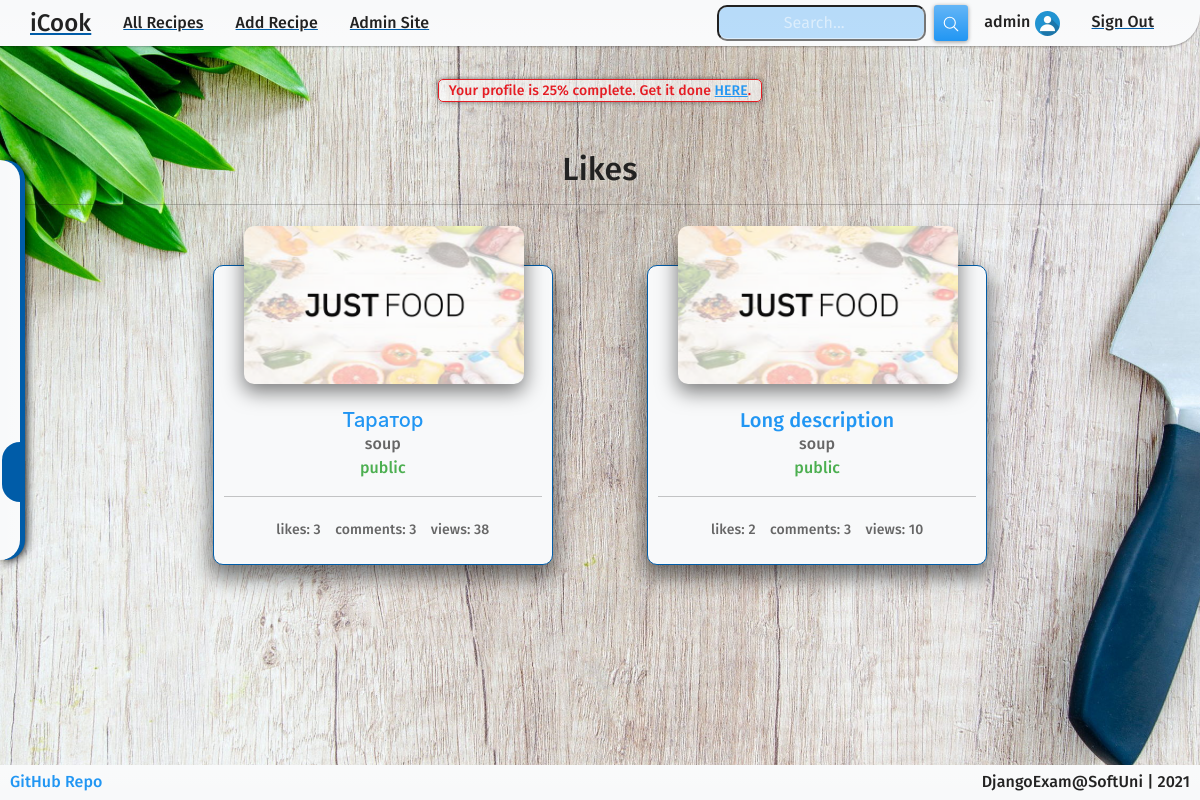
The app's page /profile/liked-recipes/ (signed in), older data.
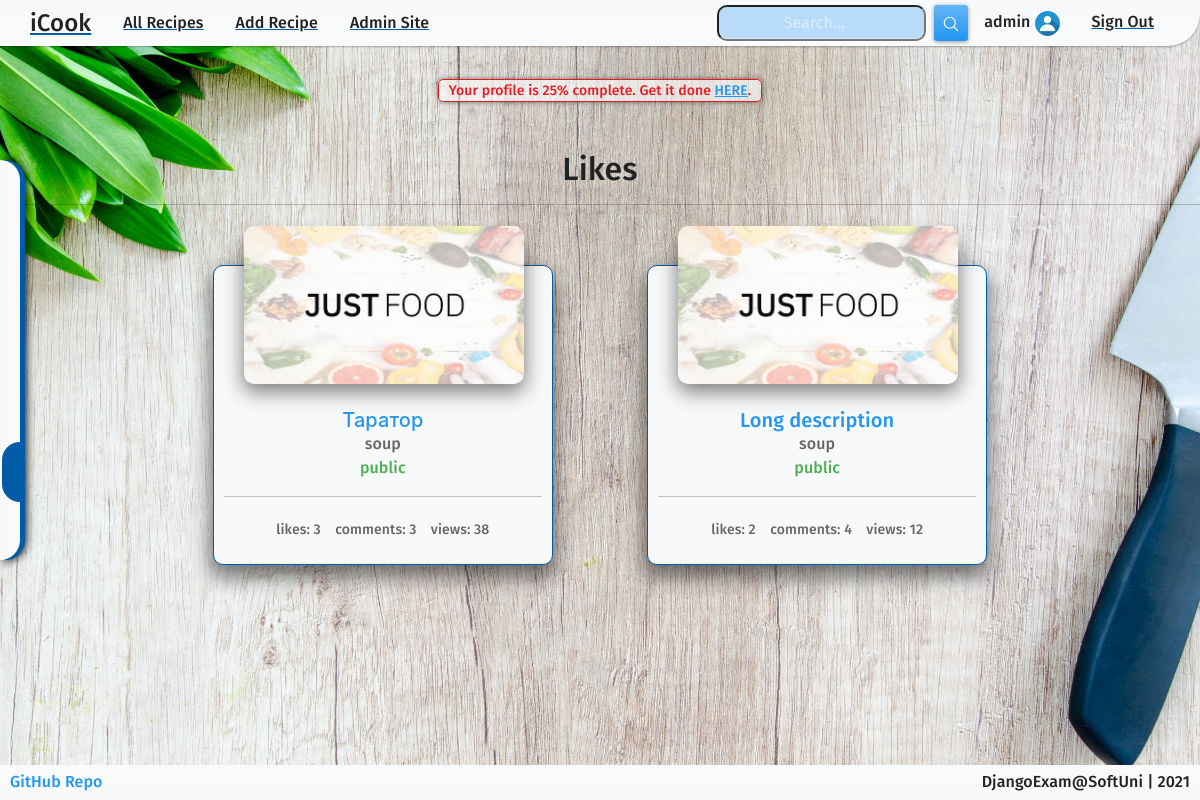
The same page, newer data.
### LetsCook/auth_icook/models.py (models this page shows)
class ICookUser(AbstractBaseUser, PermissionsMixin):
    email = models.EmailField(
        unique=True,
    )
    is_staff = models.BooleanField(
        default=False,
    )
    is_active = models.BooleanField(
        default=False,
    )
    date_joined = models.DateTimeField(
        auto_now_add=True,
    )
    USERNAME_FIELD = 'email'
    objects = ICookUserManager()

### LetsCook/profiles/models.py (models this page shows, shortened)
class Profile(models.Model):
    user = models.OneToOneField(
        UserModel,
        on_delete=models.CASCADE,
        primary_key=True,
    )
    username = models.CharField(
        max_length=20,
    )
    first_name = models.CharField(
        max_length=30,
        blank=True,
    )
    last_name = models.CharField(
        max_length=30,
        blank=True,
    )
    image = ResizedImageField(
        size=[200, 200],
        crop=['middle', 'center'],
        upload_to='profiles',
        blank=True,
        null=True,
    )
    dark_theme = models.BooleanField(
        default=True,
    )
    @property
    def progress(self):
        username = 25 if self.username else 0
        first_name = 25 if self.first_name else 0
        last_name = 25 if self.last_name else 0
        image = 25 if not self.image.name == 'profile-default.jpg' else 0
        value = username + first_name + last_name + image
        return value

### LetsCook/common/models.py (models this page shows)
class Like(models.Model):
    recipe = models.ForeignKey(
        Recipe,
        on_delete=models.CASCADE
    )
    user = models.ForeignKey(
        UserModel,
        on_delete=models.CASCADE,
    )

### LetsCook/recipes/models.py (models this page shows, shortened)
class Recipe(models.Model):
    author = models.ForeignKey(
        UserModel,
        on_delete=models.CASCADE,
    )
    title = models.CharField(
        max_length=100,
        validators=[
            MinLengthValidator(3),
            validate_digits_not_in_string,
        ],
    )
    meal_type = models.CharField(
        max_length=20,
        choices=(
            MEAL_TYPES
        )
    )
    image = ResizedImageField(
        size=[680, 382],
        crop=['middle', 'center'],
        upload_to='recipes',
        blank=True,
        null=True,
    )
    description = models.CharField(
        max_length=100,
    )
    time = models.IntegerField(
        validators=[
            MinValueValidator(1),
        ]
    )
    servings = models.IntegerField(
        validators=[
            MinValueValidator(1),
        ]
    )
    preparation = models.TextField(
        max_length=1000,
    )
    vegetarian = models.BooleanField(
        default=False,
    )
    public = models.BooleanField(
        default=True,
    )
    created_on = models.DateTimeField(
        auto_now_add=True,
    )
    recipe_views = models.IntegerField(
        default=0,
    )
    class Meta:
        ordering = ['-id']

### LetsCook/profiles/views.py (the view)
# urls.py: path('liked-recipes/', views.UserLikedRecipesListView.as_view(), name='liked-recipes'),
class UserLikedRecipesListView(LoginRequiredMixin, SingleObjectMixin, ListView):
    model = UserModel
    template_name = 'profiles/liked-recipes.html'
    object = None
    paginate_by = 3
    def get(self, request, *args, **kwargs):
        self.object = self.request.user
        return super().get(request, *args, **kwargs)
    def get_context_data(self, **kwargs):
        context = super().get_context_data(**kwargs)
        context['user'] = self.object
        return context
    def get_queryset(self):
        return self.object.like_set.all()

### templates/profiles/liked-recipes.html (shortened to what this page needs)
{% extends 'shared/base.html' %}
{% block content %}
    <h2 class="text-center mt-5 mb-3">Likes</h2>
    <hr>
    <div class="container">
        {% if not object_list %}
            <div class="row center text-center">
                <h5>You don't have any likes yet.</h5>
                <form>
                    <button class="btn btn-primary" formaction="{% url 'all-recipes' %}">View all recipes</button>
                </form>
            </div>
        {% else %}
            <div class="row row-cols-auto center">
                {% for like in object_list %}
                    <div class="col">
                        {% include 'recipes/short-details.html' with r=like.recipe %}
                    </div>
                {% endfor %}
            </div>
        {% endif %}
    </div>
{% endblock %}

### templates/shared/base.html (shortened to what this page needs)
{% load static %}
<!DOCTYPE html>
<html lang="en">
<head>
    <link rel="stylesheet" href="{% static 'css/bootstrap.css' %}">
</head>
{% include 'shared/navbar.html' %}
{% if request.user.is_authenticated %}
    {% include 'shared/sidebar.html' %}
    {% include 'shared/progress.html' %}
{% else %}
    {% include 'shared/suggest-sign-in.html' %}
{% endif %}
{% block content %}{% endblock %}
{% include 'shared/footer.html' %}
</body>
</html>

### templates/shared/navbar.html (shortened to what this page needs)
{% url 'index' as index %}
{% url 'all-recipes' as all_recipes %}
{% url 'search' as search %}
{% url 'sign-out' as sign_out %}
{% url 'update-profile' as update_profile %}
{% url 'create-recipe' as create_recipe %}
{% load static %}
<nav class="navbar navbar-expand-lg navbar-dark bg-dark">
    <a class="navbar-brand" href="{{ index }}">
        iCook
    </a>
    <div class="collapse navbar-collapse" id="navbarColor02">
        <ul class="navbar-nav me-auto">
            <li class="nav-item">
                <a class="nav-link2 {% if request.path == all_recipes %}active{% endif %}" href="{{ all_recipes }}">
                    All Recipes
                </a>
            </li>
            <li class="nav-item">
                <a class="nav-link2 {% if request.path == create_recipe %}active{% endif %}" href="{{ create_recipe }}">
                    Add Recipe
                </a>
            </li>
            {% if request.user.is_superuser %}
                <li class="nav-item">
                    <a class="nav-link2" href="/admin/">
                        Admin Site
                    </a>
                </li>
            {% endif %}
        </ul>
        <form class="d-flex" method="post" action="{{ search }}">
            <input class="form-control me-sm-2 mh-10px" type="search" placeholder="Search..." name="searched">
            <button type="submit" class="btn btn-primary btn-sm">
                <ion-icon name="search-outline"></ion-icon>
            </button>
        </form>
        <ul class="navbar-nav">
            {% if request.user.is_authenticated %}
                <li class="nav-item">
                    <a class="nav-link2 text-decoration-none {% if request.path == update_profile %}active{% endif %}"
                       href="{{ update_profile }}">
                        {{ request.user.profile.username }}
                        {% if request.user.profile.image %}
                            <img src="{{ request.user.profile.image.url }}" alt="Avatar" class="avatar">
                        {% else %}
                            <img src="{% static 'images/profile-default.jpg' %}" alt="Avatar" class="avatar">
                        {% endif %}
                    </a>
                </li>
                <li class="nav-item">
                    <a class="nav-link2 {% if request.path == sign_out %}active{% endif %}" href="{{ sign_out }}">
                        Sign Out
                    </a>
                </li>
            {% endif %}
        </ul>
    </div>
</nav>

### templates/shared/sidebar.html (shortened to what this page needs)
{% url 'home' as home %}
{% url 'create-recipe' as create %}
{% url 'all-recipes' as all_recipes %}
{% url 'my-recipes' as my_recipes %}
{% url 'liked-recipes' as liked_recipes %}
{% url 'suggest' as suggest %}
{% url 'history' as history %}
<div class="navigation">
    <ul>
        <li class="list {% if request.path == home %}active{% endif %}">
            <a href="{{ home }}">
                <span class="icon">
                </span>
            </a>
        </li>
        <li class="list {% if request.path == suggest %}active{% endif %}">
            <a href="{{ suggest }}">
                <span class="icon">
                </span>
            </a>
        </li>
        <li class="list {% if request.path == history %}active{% endif %}">
            <a href="{{ history }}">
                <span class="icon">
                </span>
            </a>
        </li>
        <li class="list {% if request.path == all_recipes %}active{% endif %}">
            <a href="{{ all_recipes }}">
                <span class="icon">
                </span>
            </a>
        </li>
        <li class="list {% if request.path == my_recipes %}active{% endif %}">
            <a href="{{ my_recipes }}">
                <span class="icon">
                </span>
            </a>
        </li>
        <li class="list {% if request.path == liked_recipes %}active{% endif %}">
            <a href="{{ liked_recipes }}">
                <span class="icon">
                </span>
            </a>
        </li>
        <li class="list {% if request.path == create %}active{% endif %}">
            <a href="{{ create }}">
                <span class="icon">
                </span>
            </a>
        </li>
    </ul>
</div>

### templates/shared/progress.html
{% if request.user.profile.progress < 100 %}
<div class="text-center text-danger">
    <small class="notification">
        Your profile is {{ request.user.profile.progress }}% complete. Get it done
        <a href="{% url 'update-profile' %}">HERE</a>.
    </small>
</div>
{% endif %}

### templates/recipes/short-details.html (shortened to what this page needs)
{% load static %}
<div class="card-container">
    <div class="new-card border-primary">
        <a href="{% url 'details-recipe' r.pk %}" class="text-decoration-none">
            <div class="imgBx">
                {% if not recipe.image %}
                    <img src="{% static 'images/food-default.png' %}" alt="image">
                {% else %}
                    <img src="{{ r.image.url }}" alt="image">
                {% endif %}
            </div>
        </a>
        <div>
            <a href="{% url 'details-recipe' r.pk %}" class="text-decoration-none">
                <h5 class="card-title text-primary center">{{ r.title|capfirst }}</h5>
            </a>
            <span class="card-subtitle text-muted center">{{ r.meal_type }}</span>
            {% if r.public %}
                <span class="card-subtitle text-success center">public</span>
            {% else %}
                <span class="card-subtitle text-danger center">private</span>
            {% endif %}
            <hr>
            <div class="container">
                <div class="row row-cols-auto justify-content-between">
                    <div class="col text-center">
                        <small class="text-muted">likes: {{ r.like_set.count }}</small>
                    </div>
                    <div class="col text-center">
                        <small class="text-muted">comments: {{ r.comment_set.count }}</small>
                    </div>
                    <div class="col text-center">
                        <small class="text-muted">views: {{ r.recipe_views }}</small>
                    </div>
                </div>
            </div>
        </div>
    </div>
</div>

### templates/shared/footer.html (shortened to what this page needs)
<footer>
    <a class="text-decoration-none" href="https://github.com/ivo-bass/iCook.git">GitHub Repo</a>
    <p class="text-center">DjangoExam@SoftUni | 2021</p>
</footer>

Row changes from the older to the newer data that the page shows:
changed Recipe "Long description": comment_set.count "3" → "4"; recipe_views "10" → "12"
